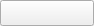
<?xml version="1.0" encoding="UTF-8"?>
<ui version="4.0">
 <class>ActivityWidget</class>
 <widget class="QWidget" name="ActivityWidget">
  <property name="geometry">
   <rect>
    <x>0</x>
    <y>0</y>
    <width>94</width>
    <height>26</height>
   </rect>
  </property>
  <property name="sizePolicy">
   <sizepolicy hsizetype="Preferred" vsizetype="Fixed">
    <horstretch>0</horstretch>
    <verstretch>0</verstretch>
   </sizepolicy>
  </property>
  <property name="minimumSize">
   <size>
    <width>0</width>
    <height>26</height>
   </size>
  </property>
  <property name="maximumSize">
   <size>
    <width>16777215</width>
    <height>26</height>
   </size>
  </property>
  <property name="windowTitle">
   <string>ActivityWidget</string>
  </property>
  <layout class="QVBoxLayout" name="verticalLayout">
   <property name="leftMargin">
    <number>0</number>
   </property>
   <property name="topMargin">
    <number>0</number>
   </property>
   <property name="rightMargin">
    <number>0</number>
   </property>
   <property name="bottomMargin">
    <number>0</number>
   </property>
   <item>
    <widget class="QPushButton" name="pushButton">
     <property name="sizePolicy">
      <sizepolicy hsizetype="Preferred" vsizetype="Fixed">
       <horstretch>0</horstretch>
       <verstretch>0</verstretch>
      </sizepolicy>
     </property>
     <property name="minimumSize">
      <size>
       <width>0</width>
       <height>26</height>
      </size>
     </property>
     <property name="maximumSize">
      <size>
       <width>16777215</width>
       <height>26</height>
      </size>
     </property>
     <property name="styleSheet">
      <string notr="true">background-color: rgb(247, 242, 239);
	border-top-left-radius:13px;	
	border-bottom-left-radius:13px;
	border-style: solid;
  	border-width: 1px;
  	border-color: rgb(244, 236, 232);
	color: rgb(34, 153, 254);
	font: 12px \&quot;微软雅黑\&quot;;
  	padding-left:12px;
	padding-right:12px;</string>
     </property>
     <property name="text">
      <string/>
     </property>
     <property name="icon">
      <iconset resource="ZcloudMsgPopup.qrc">
       <normaloff>:/ZcloudMsgPopup/image/activtyFire.png</normaloff>:/ZcloudMsgPopup/image/activtyFire.png</iconset>
     </property>
     <property name="iconSize">
      <size>
       <width>16</width>
       <height>26</height>
      </size>
     </property>
    </widget>
   </item>
  </layout>
 </widget>
 <layoutdefault spacing="6" margin="11"/>
 <resources>
  <include location="ZcloudMsgPopup.qrc"/>
 </resources>
 <connections/>
</ui>
